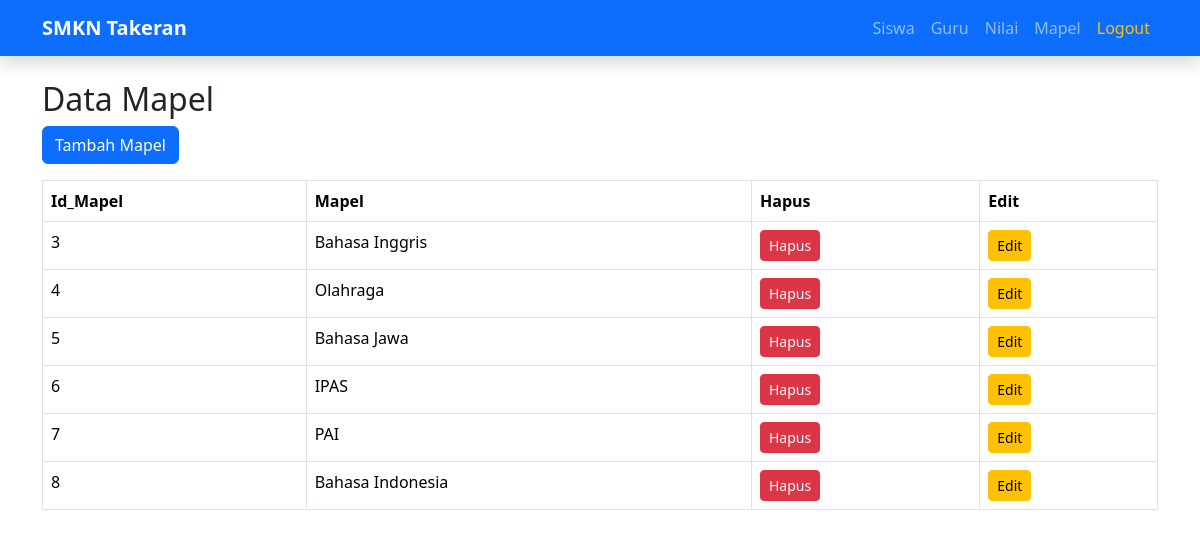
/mapel/index.php (signed in), run on the app's committed database.
### tables this page shows
CREATE TABLE `mapel` (
  `id_mapel` int(11) NOT NULL,
  `mapel` varchar(50) NOT NULL
);

### mapel/index.php (the view, shortened to what this page needs)
<?php
include "koneksi.php";
?>
<!DOCTYPE html>
<html>
<head>
    <link href="https://cdn.jsdelivr.net/npm/bootstrap@5.3.8/dist/css/bootstrap.min.css" rel="stylesheet">
</head>
<body>
<div class="container mt-4">
    <h2>Data Mapel</h2>
    <a href="tambah.php" class="btn btn-primary mb-3">Tambah Mapel</a>
    <table class="table table-bordered">
        <tr>
            <th>Id_Mapel</th>
            <th>Mapel</th>
            <th>Hapus</th>
            <th>Edit</th>
        </tr>
        <?php
        $query = mysqli_query($koneksi,"SELECT * FROM mapel");
        while($data = mysqli_fetch_array($query)){
        ?>
        <tr>
            <td><?= $data['id_mapel']; ?></td>
            <td><?= $data['mapel']; ?></td>
            <td>
                <a href="hapus.php?id_mapel=<?= $data['id_mapel']; ?>" class="btn btn-danger btn-sm">Hapus</a>
            </td>
            <td>
                <a href="edit.php?id_mapel=<?= $data['id_mapel']; ?>" class="btn btn-warning btn-sm">Edit</a>
            </td>
        </tr>
        <?php } ?>
    </table>
</div>
</body>
</html>

### data on the page
mapel: id_mapel "3", mapel "Bahasa Inggris"
mapel: id_mapel "4", mapel "Olahraga"
mapel: id_mapel "5", mapel "Bahasa Jawa"
mapel: id_mapel "6", mapel "IPAS"
mapel: id_mapel "7", mapel "PAI"
mapel: id_mapel "8", mapel "Bahasa Indonesia"
